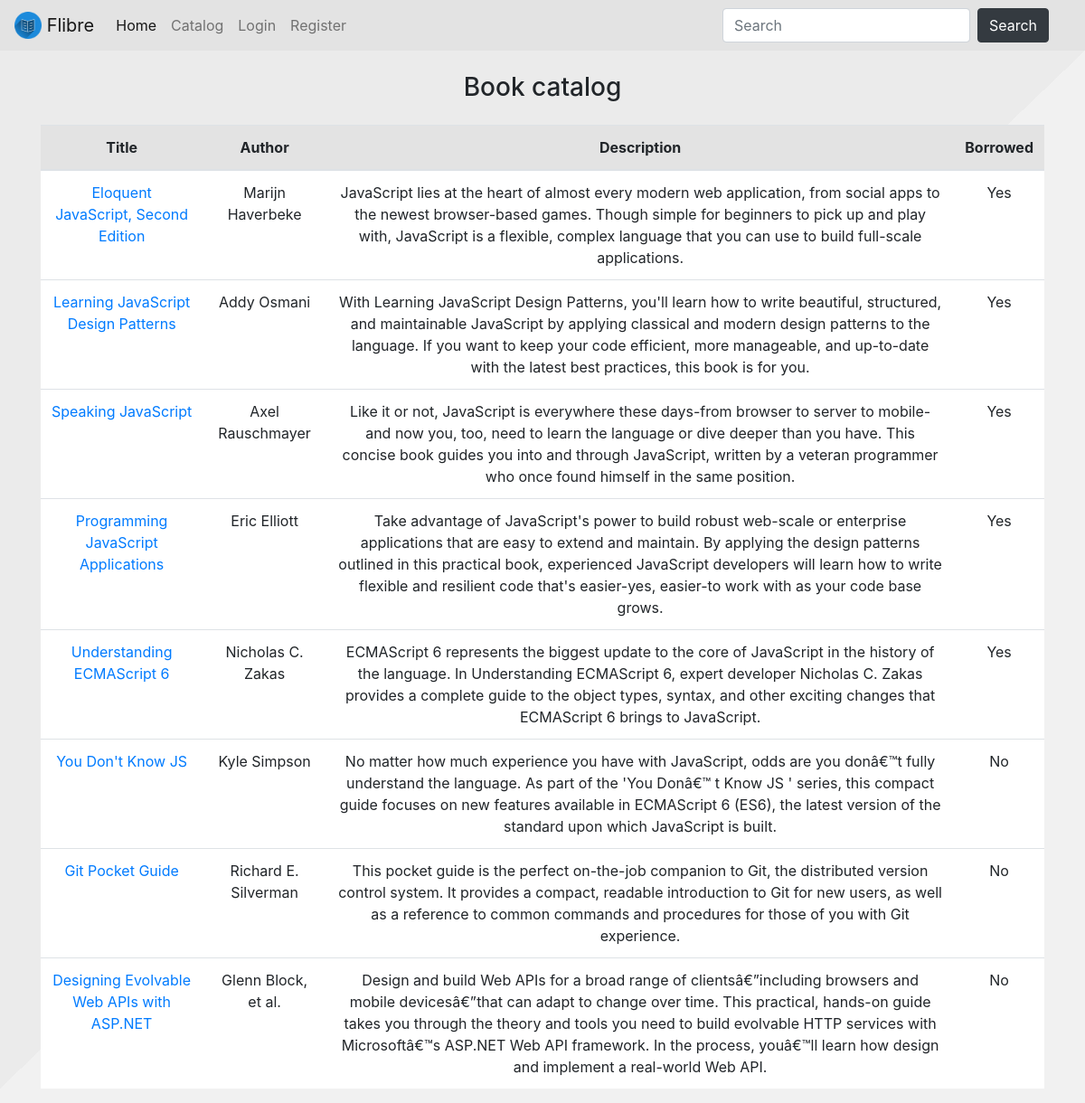
The app's page /catalog/books, older data.
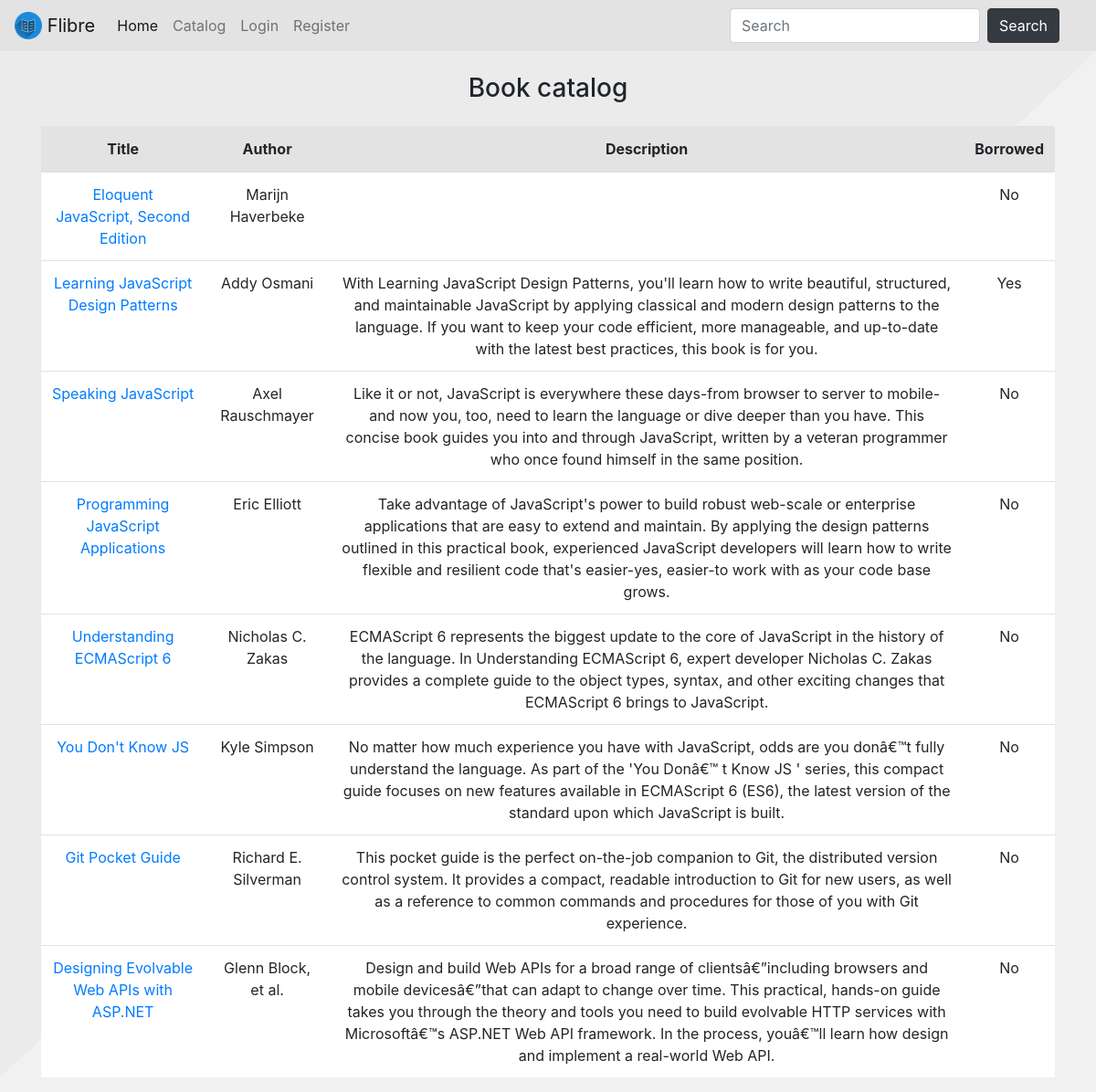
The same page, newer data.
### db_models.py (models this page shows, shortened)
class Book(Base):
    __tablename__ = 'books'
    id = Column(Integer, primary_key=True)
    author = Column(String(255))
    description = Column(String(1000))
    isbn = Column(Integer)
    pages = Column(Integer)
    published = Column(String(10))
    publisher = Column(String(255))
    subtitle = Column(String(255))
    title = Column(String(255))
    website = Column(String(255))
    user_id = Column(Integer, ForeignKey('users.id'))
    user_ref = relationship('User', back_populates='book_ref')

### routes.py (the view)
@app.route('/catalog/books')
def books():
    db_session = get_session()
    all_books = db_session.query(Book).all()
    context = get_default_context()
    context['books'] = all_books
    return render_template('catalog.html', **context)

### routes.py (called while the page is built)
def get_session(echo=False):
    engine = create_engine('sqlite:///db/database.db', echo=echo)
    db_session = sessionmaker(bind=engine)
    return db_session()

def get_default_context():
    permission_lvl = get_user_auth_lvl()
    context = {'permission_lvl': permission_lvl,
               'user_id': session.get('user_id'),
               'username': session.get('username')}
    return context

def get_user_auth_lvl():
    if not session.get('user_id'):
        return 3
    db_session = get_session()
    user_data = db_session.query(User.permission_lvl) \
                .filter(User.username == session.get('username')) \
                .one()
    return user_data.permission_lvl

### templates/catalog.html (shortened to what this page needs)
{% extends 'layout.html' %}
{% block content %}
<h3 class="mb-4 text-center">Book catalog</h3>
<table class="table text-center">
  <thead class="x-thead-dark">
  <tr>
    <th scope="col">Title</th>
    <th scope="col">Author</th>
    <th scope="col">Description</th>
    <th scope="col">Borrowed</th>
  </tr>
  </thead>
  {% for book in books %}
  <tr>
    <td scope="row"><a href="/catalog/books/{{ book['id'] }}">{{ book['title'] }}</a></td>
    <td scope="row">{{ book['author'] }}</td>
    <td scope="row">{{ book['description'] }}</td>
    {% if book['user_id'] != None %}
    <td scope="row">Yes</td>
    {% else %}
    <td scope="row">No</td>
    {% endif %}
  </tr>
  {% endfor %}
</table>
{% endblock %}

Row changes from the older to the newer data that the page shows:
changed Book "Eloquent JavaScript, Second Edition": description "JavaScript lies at the heart of almost every modern web application, from social apps to the newest browser-based games. Though simple for beginners to pick up and play with, JavaScript is a flexible, complex language that you can use to build full-scale applications." → (not shown); user_id "Yes" → "No"
changed Book "Speaking JavaScript": user_id "Yes" → "No"
changed Book "Programming JavaScript Applications": user_id "Yes" → "No"
changed Book "Understanding ECMAScript 6": user_id "Yes" → "No"
